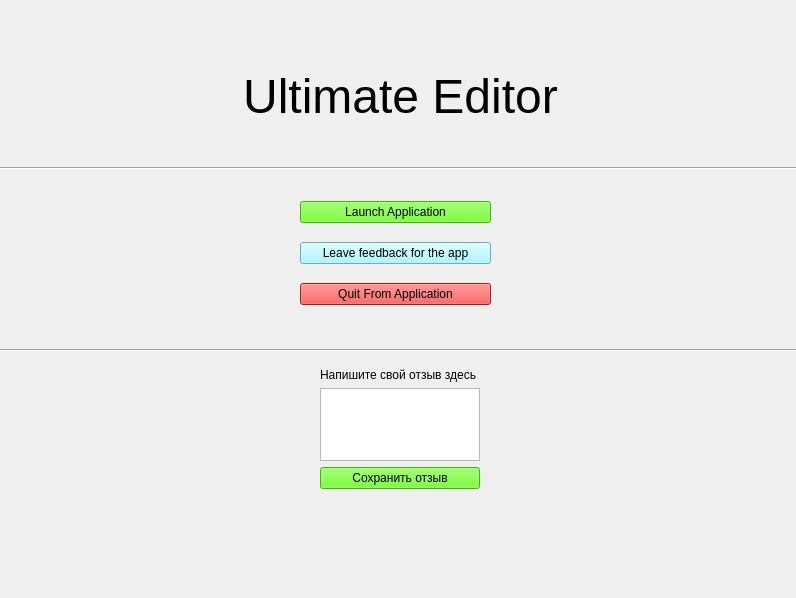
<?xml version="1.0" encoding="UTF-8"?>
<ui version="4.0">
 <class>Form</class>
 <widget class="QWidget" name="Form">
  <property name="geometry">
   <rect>
    <x>0</x>
    <y>0</y>
    <width>796</width>
    <height>598</height>
   </rect>
  </property>
  <property name="windowTitle">
   <string>Form</string>
  </property>
  <widget class="QWidget" name="verticalLayoutWidget">
   <property name="geometry">
    <rect>
     <x>300</x>
     <y>188</y>
     <width>191</width>
     <height>131</height>
    </rect>
   </property>
   <layout class="QVBoxLayout" name="verticalLayout_2">
    <item>
     <widget class="QPushButton" name="start_button">
      <property name="styleSheet">
       <string notr="true">background-color: rgb(85, 255, 0);</string>
      </property>
      <property name="text">
       <string>Launch Application</string>
      </property>
     </widget>
    </item>
    <item>
     <widget class="QPushButton" name="otziv_button">
      <property name="styleSheet">
       <string notr="true">background-color: rgb(148, 245, 255);</string>
      </property>
      <property name="text">
       <string>Leave feedback for the app</string>
      </property>
     </widget>
    </item>
    <item>
     <widget class="QPushButton" name="quit_button">
      <property name="styleSheet">
       <string notr="true">background-color: rgb(255, 33, 33);</string>
      </property>
      <property name="text">
       <string>Quit From Application</string>
      </property>
     </widget>
    </item>
   </layout>
  </widget>
  <widget class="Line" name="line">
   <property name="geometry">
    <rect>
     <x>-110</x>
     <y>340</y>
     <width>1171</width>
     <height>20</height>
    </rect>
   </property>
   <property name="orientation">
    <enum>Qt::Horizontal</enum>
   </property>
  </widget>
  <widget class="QWidget" name="verticalLayoutWidget_2">
   <property name="geometry">
    <rect>
     <x>320</x>
     <y>368</y>
     <width>160</width>
     <height>121</height>
    </rect>
   </property>
   <layout class="QVBoxLayout" name="review_group_btn_2">
    <item>
     <widget class="QLabel" name="ask_line">
      <property name="text">
       <string>Напишите свой отзыв здесь</string>
      </property>
     </widget>
    </item>
    <item>
     <widget class="QTextEdit" name="Review_Text_Edit"/>
    </item>
    <item>
     <widget class="QPushButton" name="save_button">
      <property name="styleSheet">
       <string notr="true">background-color: rgb(85, 255, 0);</string>
      </property>
      <property name="text">
       <string>Сохранить отзыв</string>
      </property>
     </widget>
    </item>
   </layout>
  </widget>
  <widget class="Line" name="line_2">
   <property name="geometry">
    <rect>
     <x>-260</x>
     <y>158</y>
     <width>1491</width>
     <height>20</height>
    </rect>
   </property>
   <property name="orientation">
    <enum>Qt::Horizontal</enum>
   </property>
  </widget>
  <widget class="QLabel" name="label_2">
   <property name="geometry">
    <rect>
     <x>20</x>
     <y>21</y>
     <width>761</width>
     <height>151</height>
    </rect>
   </property>
   <property name="text">
    <string>&lt;html&gt;&lt;head/&gt;&lt;body&gt;&lt;p align=&quot;center&quot;&gt;&lt;span style=&quot; font-size:36pt;&quot;&gt;Ultimate Editor&lt;/span&gt;&lt;/p&gt;&lt;/body&gt;&lt;/html&gt;</string>
   </property>
  </widget>
 </widget>
 <resources/>
 <connections/>
</ui>
